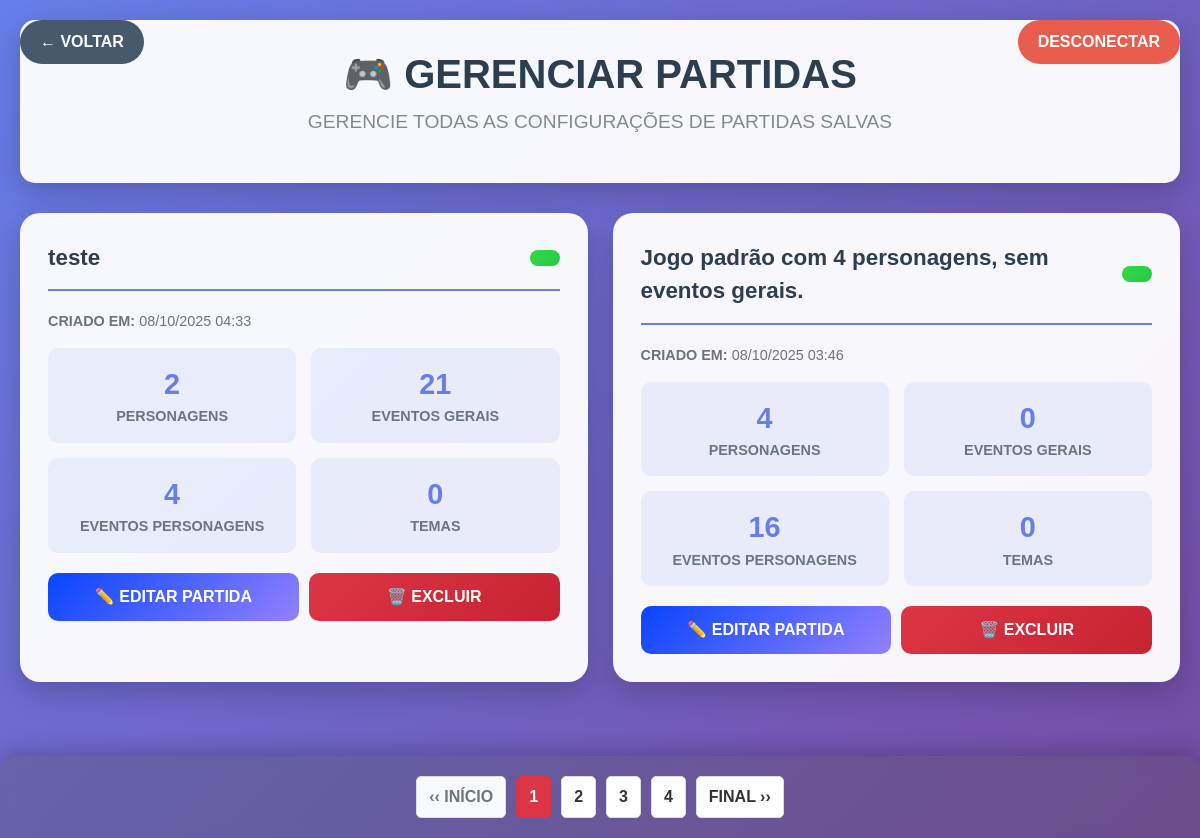
Page /Adm/index.php (signed in) on the earlier database version.
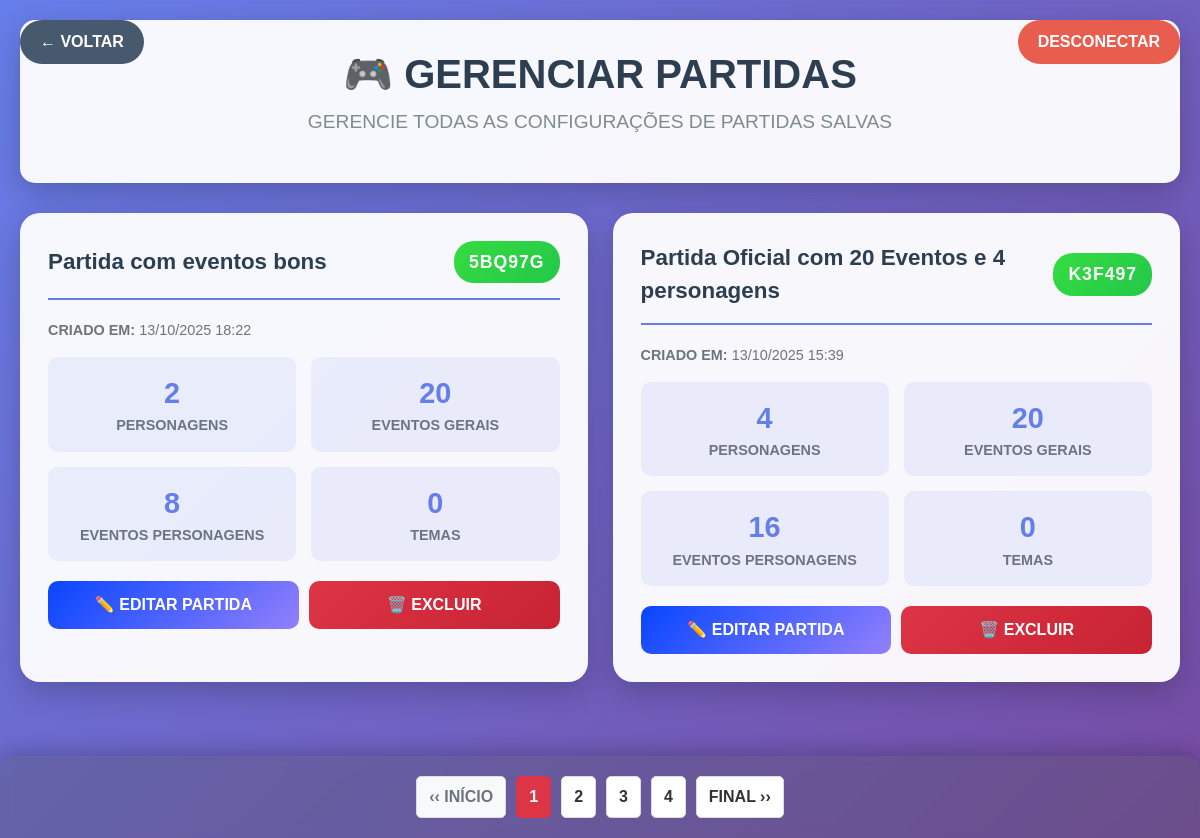
Same page on the later database version.
### tables this page shows
CREATE TABLE `tbconfiguracaopartida` (
  `idConfiguracao` int(11) NOT NULL,
  `nomeConfiguracao` varchar(100) NOT NULL,
  `personagens` longtext NOT NULL CHECK (json_valid(`personagens`)),
  `eventosPersonagem` longtext NOT NULL CHECK (json_valid(`eventosPersonagem`)),
  `temasSelecionados` longtext NOT NULL CHECK (json_valid(`temasSelecionados`)),
  `eventosSelecionados` longtext NOT NULL CHECK (json_valid(`eventosSelecionados`)),
  `eventosCasas` longtext NOT NULL CHECK (json_valid(`eventosCasas`)),
  `dataCriacao` timestamp NOT NULL DEFAULT current_timestamp(),
  `dataModificacao` timestamp NOT NULL DEFAULT current_timestamp() ON UPDATE current_timestamp(),
  `ativo` tinyint(1) DEFAULT 1,
  `codigoPartida` varchar(6) DEFAULT NULL
);

### Adm/index.php (the view, shortened to what this page needs)
<?php
include('../banco/conexao.php');
$stmt = $pdo->query("SELECT * FROM tbConfiguracaoPartida WHERE ativo = 1 ORDER BY dataCriacao DESC");
$partidas = $stmt->fetchAll(PDO::FETCH_ASSOC);
?>
<!DOCTYPE html>
<html lang="pt-BR">
<head>
    <link href="https://cdn.jsdelivr.net/npm/bootstrap@5.3.7/dist/css/bootstrap.min.css" rel="stylesheet">
    <link rel="stylesheet" href="./css/index.css">
</head>
<body>
    <a href="../index.php" class="back-btn">← VOLTAR</a>
    <a href="./logoff.php" onclick="return confirm('TEM CERTEZA QUE DESEJA DESCONECTAR?')" class="logout-btn">DESCONECTAR</a>
    <div class="admin-container">
        <div class="admin-header">
            <h1 class="admin-title">🎮 GERENCIAR PARTIDAS</h1>
            <p class="admin-subtitle">GERENCIE TODAS AS CONFIGURAÇÕES DE PARTIDAS SALVAS</p>
        </div>
        <?php if (empty($partidas)): ?>
            <div class="no-partidas">
                <h3>🎯 NENHUMA PARTIDA CONFIGURADA</h3>
                <p>VOCÊ AINDA NÃO TEM NENHUMA CONFIGURAÇÃO DE PARTIDA SALVA.</p>
                <a href="configurarPartida.php" class="btn-criar-partida">⚙️ CRIAR NOVA PARTIDA</a>
            </div>
        <?php else: ?>
            <div class="partidas-grid">
                <?php foreach ($partidas as $partida): ?>
                    <?php
                    $personagens = json_decode($partida['personagens'], true);
                    $temas = json_decode($partida['temasSelecionados'], true);
                    $eventos = json_decode($partida['eventosSelecionados'], true);
                    $eventosPersonagem = json_decode($partida['eventosPersonagem'], true);
                    ?>
                    <div class="partida-card">
                        <div class="partida-header">
                            <div class="partida-nome"><?php echo htmlspecialchars($partida['nomeConfiguracao']); ?></div>
                            <div class="partida-codigo"><?php echo htmlspecialchars($partida['codigoPartida']); ?></div>
                        </div>
                        <div class="partida-data">
                            <strong>CRIADO EM:</strong> <?php echo date('d/m/Y H:i', strtotime($partida['dataCriacao'])); ?>
                        </div>
                        <div class="partida-stats">
                            <div class="stat-item">
                                <div class="stat-number"><?php echo count($personagens); ?></div>
                                <div class="stat-label">PERSONAGENS</div>
                            </div>
                            <div class="stat-item">
                                <div class="stat-number"><?php echo count($eventos); ?></div>
                                <div class="stat-label">EVENTOS GERAIS</div>
                            </div>
                            <div class="stat-item">
                                <div class="stat-number"><?php echo count($eventosPersonagem); ?></div>
                                <div class="stat-label">EVENTOS PERSONAGENS</div>
                            </div>
                            <div class="stat-item">
                                <div class="stat-number"><?php echo count($temas); ?></div>
                                <div class="stat-label">TEMAS</div>
                            </div>
                        </div>
                        <div class="partida-actions">
                            <a href="editarPartida.php?id=<?php echo $partida['idConfiguracao']; ?>" class="btn-partida btn-editar">✏️ EDITAR PARTIDA</a>
                            <?php
                            echo "<a class='btn-partida btn-excluir' href='excluirPartida.php?id={$partida['idConfiguracao']}' class='btn btn-action btn-delete' onclick='return confirm(\"TEM CERTEZA QUE DESEJA EXCLUIR ESTA PARTIDA?\")'>🗑️ EXCLUIR</a>";
                            ?>
                        </div>
                    </div>
                <?php endforeach; ?>
            </div>
        <?php endif; ?>
        <br><br><br><br>
        <div class="pagination-section">
            <div class="pagination-container">
                <div class="pagination-nav">
                    <a href="index.php" class="pagination-btn disabled">‹‹ INÍCIO</a>
                    <a href="index.php" class="pagination-btn active">1</a>
                    <a href="cadastrarEvento.php" class="pagination-btn">2</a>
                    <a href="gerenciarEventos.php" class="pagination-btn">3</a>
                    <a href="configurarPartida.php" class="pagination-btn">4</a>
                    <a href="configurarPartida.php" class="pagination-btn">FINAL ››</a>
                </div>
            </div>
        </div>
    </div>
</body>
</html>

### Adm/css/index.css (style rules this page uses)
body { background: linear-gradient(135deg, #667eea 0%, #764ba2 100%); min-height: 100vh; font-family: 'Arial', sans-serif; }
.admin-container { max-width: 1400px; margin: 0 auto; padding: 20px; }
.admin-header { background: rgba(255, 255, 255, 0.95); border-radius: 15px; padding: 30px; margin-bottom: 30px; box-shadow: 0 10px 30px rgba(0, 0, 0, 0.2); text-align: center; }
.admin-title { color: #2c3e50; font-size: 2.5rem; font-weight: bold; margin-bottom: 10px; }
.admin-subtitle { color: #7f8c8d; font-size: 1.2rem; }
.partidas-grid { display: grid; grid-template-columns: repeat(auto-fit, minmax(400px, 1fr)); gap: 25px; margin-bottom: 40px; }
.partida-card { background: rgba(255, 255, 255, 0.95); border-radius: 20px; padding: 25px; box-shadow: 0 10px 30px rgba(0, 0, 0, 0.2); transition: all 0.3s ease; border: 3px solid transparent; }
.partida-header { display: flex; justify-content: space-between; align-items: center; margin-bottom: 20px; border-bottom: 2px solid #667eea; padding-bottom: 15px; }
.partida-nome { font-size: 1.4rem; font-weight: bold; color: #2c3e50; }
.partida-codigo { background: linear-gradient(135deg,rgb(53, 220, 64),rgb(35, 200, 73)); color: white; padding: 8px 15px; border-radius: 20px; font-weight: bold; font-size: 1.1rem; letter-spacing: 1px; }
.partida-data { font-size: 0.9rem; color: #6c757d; margin-bottom: 15px; }
.partida-stats { display: grid; grid-template-columns: repeat(2, 1fr); gap: 15px; margin-bottom: 20px; }
.stat-item { text-align: center; padding: 15px; background: rgba(102, 126, 234, 0.1); border-radius: 10px; }
.stat-number { font-size: 1.8rem; font-weight: bold; color: #667eea; }
.stat-label { font-size: 0.9rem; color: #6c757d; font-weight: bold; }
.partida-actions { display: flex; gap: 10px; margin-top: 20px; }
.btn-partida { flex: 1; padding: 12px; border: none; border-radius: 10px; font-weight: bold; text-decoration: none; text-align: center; transition: all 0.3s ease; cursor: pointer; }
.btn-editar { background: linear-gradient(135deg,rgb(7, 69, 255),rgb(147, 128, 252)); color: white; display: flex; justify-content: center; align-items: center; }
.btn-excluir { background: linear-gradient(135deg, #dc3545, #c82333); color: white; }
.back-btn { position: fixed; top: 20px; left: 20px; background: rgba(52, 73, 94, 0.9); color: white; border: none; padding: 10px 20px; border-radius: 25px; text-decoration: none; font-weight: bold; transition: background 0.3s ease; z-index: 9999; }
.logout-btn { position: fixed; top: 20px; right: 20px; background: rgba(231, 76, 60, 0.9); color: white; border: none; padding: 10px 20px; border-radius: 25px; text-decoration: none; font-weight: bold; transition: background 0.3s ease; }
.pagination-section { position: fixed; bottom: 0; left: 0; width: 100%; background: rgba(85, 85, 85, 0.29); border-radius: 15px 15px 0 0; padding: 20px; box-shadow: 0 -5px 20px rgba(0, 0, 0, 0.2); backdrop-filter: blur(6px); z-index: 1000; }
.pagination-container { display: flex; justify-content: space-around; align-items: center; flex-wrap: wrap; gap: 20px; }
.pagination-nav { display: flex; align-items: center; gap: 10px; }
.pagination-btn { background: white; border: 1px solid #ddd; color: #333; padding: 8px 12px; border-radius: 5px; text-decoration: none; font-weight: bold; transition: all 0.3s ease; cursor: pointer; }
.pagination-btn.active { background: #dc3545; color: white; border-color: #dc3545; }
.pagination-btn.disabled { background: #f8f9fa; color: #6c757d; cursor: not-allowed; }

Differences in the rows shown:
removed tbconfiguracaopartida: nomeConfiguracao "teste", dataCriacao "08/10/2025 04:33", personagens "2", eventosSelecionados "21", eventosPersonagem "4", temasSelecionados "0"
removed tbconfiguracaopartida: nomeConfiguracao "Jogo padrão com 4 personagens, sem eventos gerais.", dataCriacao "08/10/2025 03:46", personagens "4", eventosSelecionados "0", eventosPersonagem "16", temasSelecionados "0"
added tbconfiguracaopartida: nomeConfiguracao "Partida com eventos bons", codigoPartida "5BQ97G", dataCriacao "13/10/2025 18:22", personagens "2", eventosSelecionados "20", eventosPersonagem "8", temasSelecionados "0"
added tbconfiguracaopartida: nomeConfiguracao "Partida Oficial com 20 Eventos e 4 personagens", codigoPartida "K3F497", dataCriacao "13/10/2025 15:39", personagens "4", eventosSelecionados "20", eventosPersonagem "16", temasSelecionados "0"
